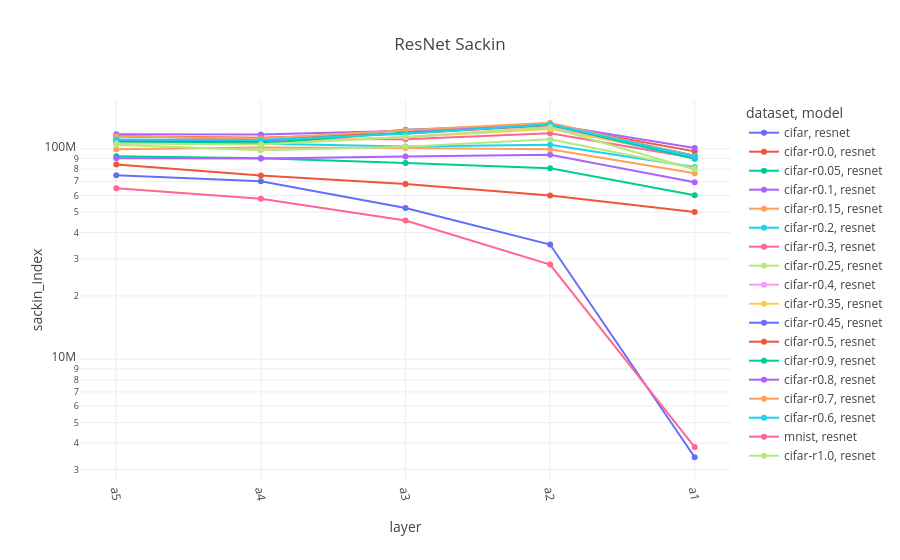

Write notebook code for a chart like this one.
### Code cell
fig = px.line(resnet, x="layer", y="sackin_index", color="dataset", symbol="model", color_discrete_sequence=px.colors.qualitative.Plotly, title="ResNet Sackin")
fig.update_xaxes(tickangle=80)
fig.update_yaxes(type="log")

### Figure 1 — Plotly figure (JSON) as saved in the notebook; plotly's stock layout.template omitted (floating-point values rounded to 4 significant figures)
{"data": [{"hovertemplate": "dataset=cifar<br>model=resnet<br>layer=%{x}<br>sackin_index=%{y}<extra></extra>", "legendgroup": "cifar, resnet", "line": {"color": "#636EFA", "dash": "solid"}, "marker": {"symbol": "circle"}, "mode": "lines+markers", "name": "cifar, resnet", "orientation": "v", "showlegend": true, "type": "scatter", "x": ["a5", "a4", "a3", "a2", "a1"], "xaxis": "x", "y": [74730000.0, 70060000.0, 52300000.0, 35070000.0, 3426000.0], "yaxis": "y"}, {"hovertemplate": "dataset=cifar-r0.0<br>model=resnet<br>layer=%{x}<br>sackin_index=%{y}<extra></extra>", "legendgroup": "cifar-r0.0, resnet", "line": {"color": "#EF553B", "dash": "solid"}, "marker": {"symbol": "circle"}, "mode": "lines+markers", "name": "cifar-r0.0, resnet", "orientation": "v", "showlegend": true, "type": "scatter", "x": ["a5", "a4", "a3", "a2", "a1"], "xaxis": "x", "y": [84070000.0, 74530000.0, 67940000.0, 59960000.0, 50100000.0], "yaxis": "y"}, {"hovertemplate": "dataset=cifar-r0.05<br>model=resnet<br>layer=%{x}<br>sackin_index=%{y}<extra></extra>", "legendgroup": "cifar-r0.05, resnet", "line": {"color": "#00CC96", "dash": "solid"}, "marker": {"symbol": "circle"}, "mode": "lines+markers", "name": "cifar-r0.05, resnet", "orientation": "v", "showlegend": true, "type": "scatter", "x": ["a5", "a4", "a3", "a2", "a1"], "xaxis": "x", "y": [92150000.0, 90230000.0, 85500000.0, 80730000.0, 60170000.0], "yaxis": "y"}, {"hovertemplate": "dataset=cifar-r0.1<br>model=resnet<br>layer=%{x}<br>sackin_index=%{y}<extra></extra>", "legendgroup": "cifar-r0.1, resnet", "line": {"color": "#AB63FA", "dash": "solid"}, "marker": {"symbol": "circle"}, "mode": "lines+markers", "name": "cifar-r0.1, resnet", "orientation": "v", "showlegend": true, "type": "scatter", "x": ["a5", "a4", "a3", "a2", "a1"], "xaxis": "x", "y": [90100000.0, 89980000.0, 91820000.0, 93630000.0, 69380000.0], "yaxis": "y"}, {"hovertemplate": "dataset=cifar-r0.15<br>model=resnet<br>layer=%{x}<br>sackin_index=%{y}<extra></extra>", "legendgroup": "cifar-r0.15, resnet", "line": {"color": "#FFA15A", "dash": "solid"}, "marker": {"symbol": "circle"}, "mode": "lines+markers", "name": "cifar-r0.15, resnet", "orientation": "v", "showlegend": true, "type": "scatter", "x": ["a5", "a4", "a3", "a2", "a1"], "xaxis": "x", "y": [99330000.0, 101300000.0, 100700000.0, 99500000.0, 76540000.0], "yaxis": "y"}, {"hovertemplate": "dataset=cifar-r0.2<br>model=resnet<br>layer=%{x}<br>sackin_index=%{y}<extra></extra>", "legendgroup": "cifar-r0.2, resnet", "line": {"color": "#19D3F3", "dash": "solid"}, "marker": {"symbol": "circle"}, "mode": "lines+markers", "name": "cifar-r0.2, resnet", "orientation": "v", "showlegend": true, "type": "scatter", "x": ["a5", "a4", "a3", "a2", "a1"], "xaxis": "x", "y": [109100000.0, 105900000.0, 102600000.0, 104500000.0, 81880000.0], "yaxis": "y"}, {"hovertemplate": "dataset=cifar-r0.3<br>model=resnet<br>layer=%{x}<br>sackin_index=%{y}<extra></extra>", "legendgroup": "cifar-r0.3, resnet", "line": {"color": "#FF6692", "dash": "solid"}, "marker": {"symbol": "circle"}, "mode": "lines+markers", "name": "cifar-r0.3, resnet", "orientation": "v", "showlegend": true, "type": "scatter", "x": ["a5", "a4", "a3", "a2", "a1"], "xaxis": "x", "y": [114500000.0, 111200000.0, 111000000.0, 118400000.0, 90320000.0], "yaxis": "y"}, {"hovertemplate": "dataset=cifar-r0.25<br>model=resnet<br>layer=%{x}<br>sackin_index=%{y}<extra></extra>", "legendgroup": "cifar-r0.25, resnet", "line": {"color": "#B6E880", "dash": "solid"}, "marker": {"symbol": "circle"}, "mode": "lines+markers", "name": "cifar-r0.25, resnet", "orientation": "v", "showlegend": true, "type": "scatter", "x": ["a5", "a4", "a3", "a2", "a1"], "xaxis": "x", "y": [104600000.0, 98370000.0, 102100000.0, 111000000.0, 80700000.0], "yaxis": "y"}, {"hovertemplate": "dataset=cifar-r0.4<br>model=resnet<br>layer=%{x}<br>sackin_index=%{y}<extra></extra>", "legendgroup": "cifar-r0.4, resnet", "line": {"color": "#FF97FF", "dash": "solid"}, "marker": {"symbol": "circle"}, "mode": "lines+markers", "name": "cifar-r0.4, resnet", "orientation": "v", "showlegend": true, "type": "scatter", "x": ["a5", "a4", "a3", "a2", "a1"], "xaxis": "x", "y": [109000000.0, 108700000.0, 113200000.0, 126900000.0, 90210000.0], "yaxis": "y"}, {"hovertemplate": "dataset=cifar-r0.35<br>model=resnet<br>layer=%{x}<br>sackin_index=%{y}<extra></extra>", "legendgroup": "cifar-r0.35, resnet", "line": {"color": "#FECB52", "dash": "solid"}, "marker": {"symbol": "circle"}, "mode": "lines+markers", "name": "cifar-r0.35, resnet", "orientation": "v", "showlegend": true, "type": "scatter", "x": ["a5", "a4", "a3", "a2", "a1"], "xaxis": "x", "y": [108400000.0, 107100000.0, 113700000.0, 123900000.0, 92640000.0], "yaxis": "y"}, {"hovertemplate": "dataset=cifar-r0.45<br>model=resnet<br>layer=%{x}<br>sackin_index=%{y}<extra></extra>", "legendgroup": "cifar-r0.45, resnet", "line": {"color": "#636EFA", "dash": "solid"}, "marker": {"symbol": "circle"}, "mode": "lines+markers", "name": "cifar-r0.45, resnet", "orientation": "v", "showlegend": true, "type": "scatter", "x": ["a5", "a4", "a3", "a2", "a1"], "xaxis": "x", "y": [108500000.0, 108400000.0, 123100000.0, 130300000.0, 92670000.0], "yaxis": "y"}, {"hovertemplate": "dataset=cifar-r0.5<br>model=resnet<br>layer=%{x}<br>sackin_index=%{y}<extra></extra>", "legendgroup": "cifar-r0.5, resnet", "line": {"color": "#EF553B", "dash": "solid"}, "marker": {"symbol": "circle"}, "mode": "lines+markers", "name": "cifar-r0.5, resnet", "orientation": "v", "showlegend": true, "type": "scatter", "x": ["a5", "a4", "a3", "a2", "a1"], "xaxis": "x", "y": [114600000.0, 112600000.0, 118100000.0, 129200000.0, 97150000.0], "yaxis": "y"}, {"hovertemplate": "dataset=cifar-r0.9<br>model=resnet<br>layer=%{x}<br>sackin_index=%{y}<extra></extra>", "legendgroup": "cifar-r0.9, resnet", "line": {"color": "#00CC96", "dash": "solid"}, "marker": {"symbol": "circle"}, "mode": "lines+markers", "name": "cifar-r0.9, resnet", "orientation": "v", "showlegend": true, "type": "scatter", "x": ["a5", "a4", "a3", "a2", "a1"], "xaxis": "x", "y": [106700000.0, 106300000.0, 119400000.0, 130000000.0, 89540000.0], "yaxis": "y"}, {"hovertemplate": "dataset=cifar-r0.8<br>model=resnet<br>layer=%{x}<br>sackin_index=%{y}<extra></extra>", "legendgroup": "cifar-r0.8, resnet", "line": {"color": "#AB63FA", "dash": "solid"}, "marker": {"symbol": "circle"}, "mode": "lines+markers", "name": "cifar-r0.8, resnet", "orientation": "v", "showlegend": true, "type": "scatter", "x": ["a5", "a4", "a3", "a2", "a1"], "xaxis": "x", "y": [117000000.0, 117000000.0, 121800000.0, 130200000.0, 100900000.0], "yaxis": "y"}, {"hovertemplate": "dataset=cifar-r0.7<br>model=resnet<br>layer=%{x}<br>sackin_index=%{y}<extra></extra>", "legendgroup": "cifar-r0.7, resnet", "line": {"color": "#FFA15A", "dash": "solid"}, "marker": {"symbol": "circle"}, "mode": "lines+markers", "name": "cifar-r0.7, resnet", "orientation": "v", "showlegend": true, "type": "scatter", "x": ["a5", "a4", "a3", "a2", "a1"], "xaxis": "x", "y": [114500000.0, 111900000.0, 122400000.0, 132800000.0, 92200000.0], "yaxis": "y"}, {"hovertemplate": "dataset=cifar-r0.6<br>model=resnet<br>layer=%{x}<br>sackin_index=%{y}<extra></extra>", "legendgroup": "cifar-r0.6, resnet", "line": {"color": "#19D3F3", "dash": "solid"}, "marker": {"symbol": "circle"}, "mode": "lines+markers", "name": "cifar-r0.6, resnet", "orientation": "v", "showlegend": true, "type": "scatter", "x": ["a5", "a4", "a3", "a2", "a1"], "xaxis": "x", "y": [110700000.0, 109900000.0, 117800000.0, 130700000.0, 91840000.0], "yaxis": "y"}, {"hovertemplate": "dataset=mnist<br>model=resnet<br>layer=%{x}<br>sackin_index=%{y}<extra></extra>", "legendgroup": "mnist, resnet", "line": {"color": "#FF6692", "dash": "solid"}, "marker": {"symbol": "circle"}, "mode": "lines+markers", "name": "mnist, resnet", "orientation": "v", "showlegend": true, "type": "scatter", "x": ["a5", "a4", "a3", "a2", "a1"], "xaxis": "x", "y": [64950000.0, 57800000.0, 45660000.0, 28160000.0, 3829000.0], "yaxis": "y"}, {"hovertemplate": "dataset=cifar-r1.0<br>model=resnet<br>layer=%{x}<br>sackin_index=%{y}<extra></extra>", "legendgroup": "cifar-r1.0, resnet", "line": {"color": "#B6E880", "dash": "solid"}, "marker": {"symbol": "circle"}, "mode": "lines+markers", "name": "cifar-r1.0, resnet", "orientation": "v", "showlegend": true, "type": "scatter", "x": ["a5", "a4", "a3", "a2", "a1"], "xaxis": "x", "y": [105900000.0, 104900000.0, 113800000.0, 126500000.0, 79690000.0], "yaxis": "y"}], "layout": {"legend": {"title": {"text": "dataset, model"}, "tracegroupgap": 0}, "title": {"text": "ResNet Sackin"}, "xaxis": {"anchor": "y", "domain": [0, 1], "tickangle": 80, "title": {"text": "layer"}}, "yaxis": {"anchor": "x", "domain": [0, 1], "title": {"text": "sackin_index"}, "type": "log"}}}
